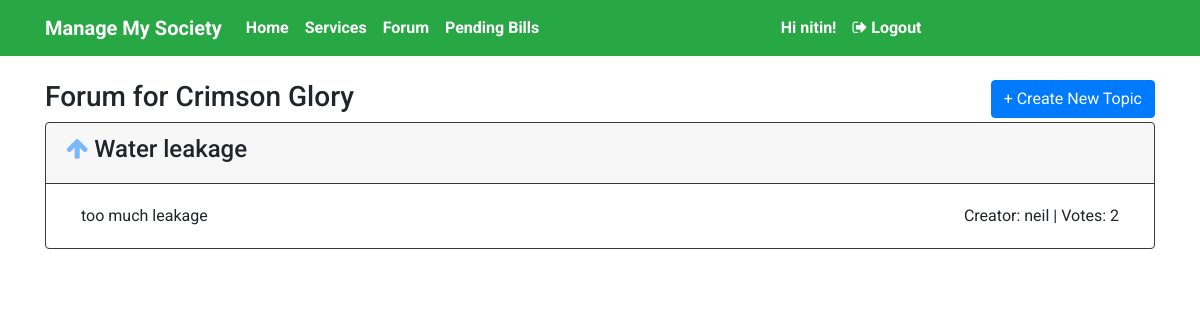
Page /forum/ (signed in) on the earlier database version.
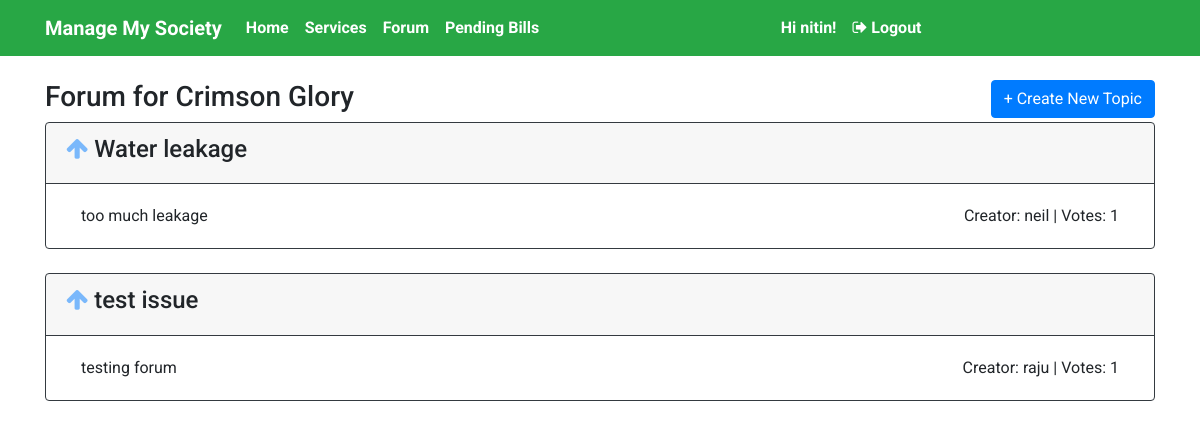
Same page on the later database version.
### societies/models.py (models this page shows, shortened)
class Forum(models.Model):
    title = models.CharField(max_length = 100, null = False)
    description = models.CharField(max_length = 1000, null = False)
    creator = models.ForeignKey(User, on_delete=models.CASCADE)
    votes = models.IntegerField( null=False, default=0)
    voters = models.CharField(max_length = 500, null = False, default = "")
    society = models.ForeignKey(SocietyDetail, on_delete=models.CASCADE)

### users/views.py (the view)
# urls.py: path('forum/', user_views.forumDisplay, name = 'forum'),
@login_required
def forumDisplay(request):
    owner = get_object_or_404(Owner, name = request.user)
    issues = Forum.objects.filter(society = owner.society)
    voters = [issue.voters.strip('][').split(', ') for issue in issues]
    return render(request, 'societies/forumPage.html',
                {
                'issues': issues,
                'society_name': owner.society,
                'voters': voters,
                }
    )

### societies/models.py (called while the page is built)
    def __str__(self):
        return self.society_name

### societies/templates/societies/forumPage.html (shortened to what this page needs)
{% extends 'users/base.html' %}
{% block content %}
<div class="container">
    <div class="row">
        <div class="col">
            <h3>Forum for {{ society_name }}</h3>
        </div>
        <div class="col" style="text-align: right;">
            <a href="{% url 'newtopic' %}" class="btn btn-primary">+ Create New Topic</a>
        </div>
    </div>
    {% for i in issues %}
        <div class="card border-dark">
            <div class="card-header border-dark">
                {% if user.username in i.voters %}
                    <h4>
                        <i class="fa fa-arrow-up" style="opacity: 0.5; color: orange;" aria-hidden="true">
                        </i>
                        {{ i.title }}
                    </h4>
                {% else %}
                    <h4>
                        <a href id="arrow" onclick="upVote({{ i.pk }})">
                            <i class="fa fa-arrow-up" style="opacity: 0.5;" aria-hidden="true"></i>
                        </a>
                        {{ i.title }}
                    </h4>
                {% endif %}
            </div>
            <div class="card-body">
                <div class="container">
                    <div class="row">
                        <div class="col">{{i.description}}</div>
                        <div class="col" style="text-align: right;">
                            Creator: {{ i.creator }} | Votes: {{ i.votes }}
                        </div>
                    </div>
                </div>
            </div>
        </div>
        <br/>
    {% endfor %}
</div>
{% endblock content %}

Differences in the rows shown:
changed Forum "Water leakage": votes "2" → "1"
added Forum: title "test issue", description "testing forum", creator "raju", votes "1"
